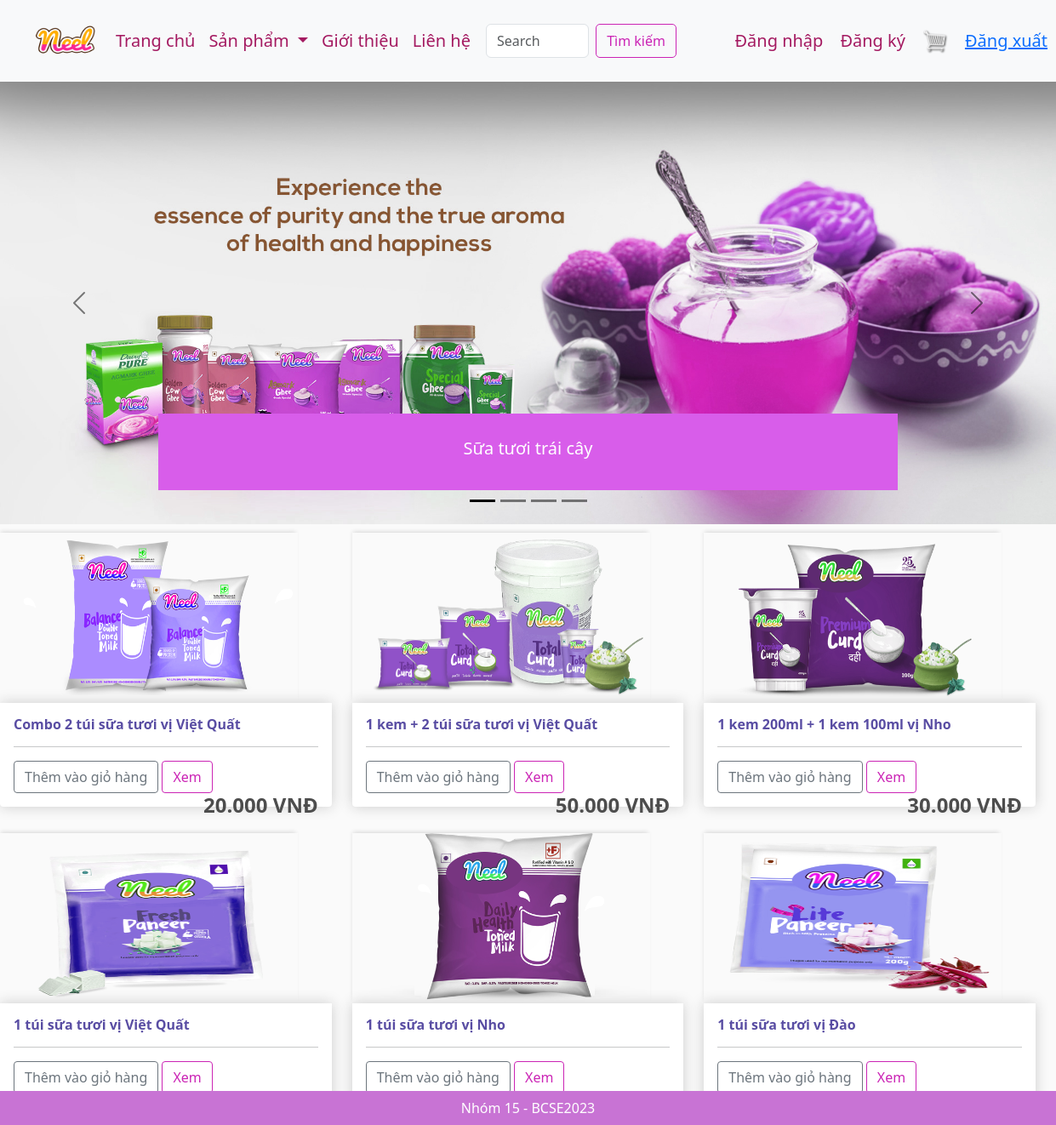
The page / on the database its author committed.
### app/models.py (models this page shows, shortened)
class Product(models.Model):
    name = models.CharField(max_length=200,null=True)
    price = models.FloatField()
    digital = models.BooleanField(default=False,null=True,blank=False)
    image  = models.ImageField(null=True,blank=True)

### app/views.py (the view)
# urls.py: 2. Add a URL to urlpatterns:  path('', views.home, name='home')
def home(request):
    print ("e1111111")
    if request.user.is_authenticated:
        customer = request.user
        try:
            order, created = Order.objects.get_or_create(customer=customer, complete = False)
            items = order.orderitem_set.all()
            cartItems = order.get_cart_items
            user_not_login = "hidden"
            user_login = "show"
        except Exception  as e:
            items = []
            order={'get_cart_items':0, 'get_cart_total':0}
            cartItems = order['get_cart_items']
            user_not_login = "show"
            user_login = "hidden"
            pass
    else:
        items = []
        order={'get_cart_items':0, 'get_cart_total':0}
        cartItems = order['get_cart_items']
        user_not_login = "show"
        user_login = "hidden"
        print ("33333")
    products= Product.objects.all()
    context={'products':products, 'cartItems':cartItems,'user_not_login':user_not_login,'user_login':user_login}
    return render(request,'app/home.html',context)

### app/templates/app/home.html (shortened to what this page needs)
{% extends 'app/base.html' %}
{%load static%}
{%block banner_slider %}
<div id="carouselExampleDark" class="carousel carousel-dark slide">
  <div class="carousel-indicators">
    <button type="button" data-bs-target="#carouselExampleDark" data-bs-slide-to="0" class="active" aria-current="true" aria-label="Slide 1"></button>
    <button type="button" data-bs-target="#carouselExampleDark" data-bs-slide-to="1" aria-label="Slide 2"></button>
    <button type="button" data-bs-target="#carouselExampleDark" data-bs-slide-to="2" aria-label="Slide 3"></button>
    <button type="button" data-bs-target="#carouselExampleDark" data-bs-slide-to="3" aria-label="Slide 4"></button>
  </div>
  <div class="carousel-inner">
    <div class="carousel-item active" data-bs-interval="10000">
      <img src="{%static 'app/images/banner/b1.jpg'%}" class="d-block w-100" alt="Sữa tươi trái cây" height="520">
      <div class="carousel-caption d-none d-md-block">
        <div style="background-color: #D85DEA; height: 90px; display: flex; justify-content: center; align-items: center;">
          <h5 style="color: white;">Sữa tươi trái cây</h5>
        </div>
      </div>
    </div>
  </div>
  <button class="carousel-control-prev" type="button" data-bs-target="#carouselExampleDark" data-bs-slide="prev">
    <span class="carousel-control-prev-icon" aria-hidden="true"></span>
  </button>
  <button class="carousel-control-next" type="button" data-bs-target="#carouselExampleDark" data-bs-slide="next">
    <span class="carousel-control-next-icon" aria-hidden="true"></span>
  </button>
</div>
{%endblock banner_slider%}
{%block main-content%}
<div class="row" style="width:100%">
  {%for product in products%}
  <div class="col-lg-4">
    <img class="thumbnail" src="{{product.image.url}}" >
    <div class="box-element product">
      <h6 style="color: #594DA3;"><strong>{{product.name}}</strong></h6>
      <hr>
      <button data-product={{product.id}} data-action = "add" class="btn btn-outline-secondary add-btn update-cart" style="border-radius:4px" > Thêm vào giỏ hàng </button>
      <a class="btn btn-outline-success" style="color: #CB24B5; border-color: #CB24B5; border-radius:4px"> Xem </a>
      <h4 style="display: inline-block; float:right"> <strong> {{product.price| floatformat:3}} VNĐ </strong>
    </div>
  </div>
  {% endfor %}
<br/> <br/><br/>
</div>
{%endblock main-content%}

### app/static/app/css/main.css (style rules this page uses)
body { background-color: hsl(0, 0%, 98%); }
h1,h2,h3,h4,h5,h6 { color:hsl(0, 0%, 30%); }
.box-element { box-shadow:hsl(0, 0%, 80%) 0 0 16px; background-color: #fff; border-radius: 4px; padding: 16px; }
.thumbnail { width: 350px; height:200px; -webkit-box-shadow: -1px -3px 5px -2px rgba(214,214,214,1); -moz-box-shadow: -1px -3px 5px -2px rgba(214,214,214,1); box-shadow: -1px -3px 5px -2px rgba(214,214,214,1); padding-left: 16px; }
.product { border-radius: 0 0 4px 4px; }
.col-lg-3, .col-lg-4, .col-lg-6, .col-lg-8, .col-lg-12 { margin-top: 10px; }
.btn { border-radius: 0; }

### rows shown on the page
Product: image (picture), name "Combo 2 túi sữa tươi vị Việt Quất", price "20.000"
Product: image (picture), name "1 kem + 2 túi sữa tươi vị Việt Quất", price "50.000"
Product: image (picture), name "1 kem 200ml + 1 kem 100ml vị Nho", price "30.000"
Product: image (picture), name "1 túi sữa tươi vị Việt Quất"
Product: image (picture), name "1 túi sữa tươi vị Nho"
Product: image (picture), name "1 túi sữa tươi vị Đào"
